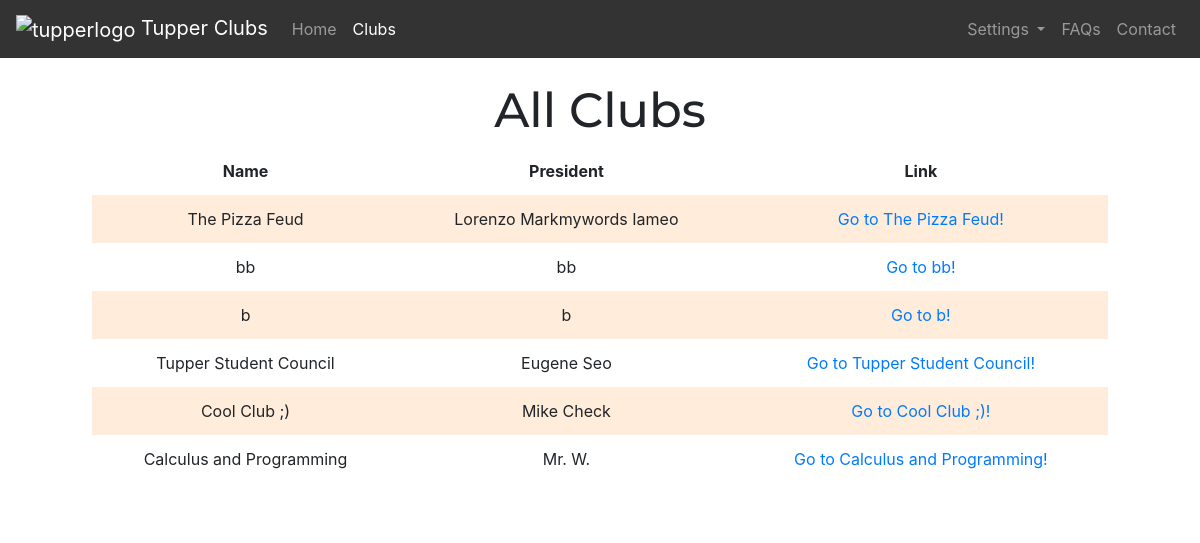
The page /clubs (signed in) on the database its author committed.
### tables this page shows
CREATE TABLE clubs (club_id INTEGER PRIMARY KEY, owner INTEGER NOT NULL, name TEXT NOT NULL, president TEXT NOT NULL, description TEXT NOT NULL, days TEXT NOT NULL, members TEXT);

### application.py (the view)
@app.route('/clubs')
@login_required
def listClubs():
    clubs = db.execute('SELECT clubs.name, clubs.president FROM clubs')
    return render_template('clubs.html', clubs=clubs)

### application.py (called while the page is built)
@app.after_request
def after_request(response):
    response.headers["Cache-Control"] = "no-cache, no-store, must-revalidate"
    response.headers["Expires"] = 0
    response.headers["Pragma"] = "no-cache"
    return response

### helpers.py (called while the page is built)
def login_required(f):
    @wraps(f)
    def decorated_function(*args, **kwargs):
        if session.get("user_id") is None:
            return redirect("/register")
        return f(*args, **kwargs)
    return decorated_function

### templates/clubs.html (shortened to what this page needs)
{% extends "layout.html" %}
{% block main %}
    <div class="container clear mt-3">
        <h1>All Clubs</h1>
        <table>
            <thead>
                <tr>
                    <th>Name</th>
                    <th>President</th>
                    <th>Link</th>
                </tr>
            </thead>
            <tbody>
                {% for club in clubs %}
                    <tr>
                        <td> {{ club.name }}</td>
                        <td> {{ club.president }}</td>
                        <td><a href="/clubs/{{club.name}}">Go to {{ club.name }}!</a></td>
                    </tr>
                {% endfor %}
            </tbody>
        </table>
    </div>
{% endblock %}

### templates/layout.html (shortened to what this page needs)
<!DOCTYPE html>
<html lang="en">
    <head>
        <link rel="stylesheet" href="https://cdn.jsdelivr.net/npm/bootstrap@4.5.3/dist/css/bootstrap.min.css">
        <link rel="stylesheet" href="https://cdnjs.cloudflare.com/ajax/libs/dropzone/5.7.1/min/dropzone.min.css">
        <link href="/static/styles.css" rel="stylesheet">
    </head>
    <body>
        <nav class="navbar sticky-top navbar-expand-md navbar-dark " style="background-color: #333333;">
            <a class='navbar-brand' href='/'>
                <img class='img-fluid' src="https://lh3.googleusercontent.com/XV51yPRAGxNR65_L1Ol_yZFJAIVeZkKCobRGJXGI2nFTy0TsmHgtPJVnkgZzBPAWj4yT5a9IQAnpTDRGHqAN" alt = "tupperlogo" width="30" height ="30" class="bordered">
                <span>Tupper Clubs</span>
            </a>
            <div class="collapse navbar-collapse" id="navbarNavAltMarkup">
                {% if session.user_id %}
                    <ul class="navbar-nav mr-auto">
                        <li id='nav-home' class="nav-item">
                            <a class="nav-link" href="/">Home</a>
                        </li>
                        <li id='nav-clubs' class="nav-item">
                            <a class="nav-link" href="/clubs">Clubs</a>
                        </li>
                    </ul>
                    <ul class="navbar-nav ml-auto">
                        <li id='nav-settings' class="nav-item dropdown">
                            <a class="nav-link dropdown-toggle" href="#" id="navbarDropdownMenuLink" role="button" data-toggle="dropdown" aria-haspopup="true" aria-expanded="false">
                              Settings
                            </a>
                        </li>
                {% endif %}
                        <li id='nav-faq' class="nav-item">
                            <a class="nav-link" href="/faq">FAQs</a>
                        </li>
                        <li id='nav-contact' class="nav-item">
                            <a class="nav-link" href="/contact">Contact</a>
                        </li>
                    </ul>
            </div>
        </nav>
        <div>
            <main>
                {% block main %}{% endblock %}
            </main>
        </div>
    </body>
</html>

### static/styles.css (style rules this page uses)
body { background-color: #fff; color: #212529; font-size: 1rem; font-weight: 400; line-height: 1.5; margin: 0; text-align: left; }
.container { margin-left: auto; margin-right: auto; padding-left: 15px; padding-right: 15px; text-align: center; width: 90%; }
h1 { font-family: 'Montserrat', sans-serif; font-size: 48px; }
table { background-color: transparent; margin-bottom: 1rem; width: 100%; }
table th, table td { padding: 0.75rem; vertical-align: middle; }
tbody tr:nth-of-type(odd) { background-color: rgb(253, 193, 133, 0.3) }
.clear { padding-bottom: 1rem; padding-left: 2rem; padding-right: 2rem; padding-top: 0.5rem; text-align: center; background: rgba(255,255,255, 0.8); }

### templates/clubs.html (style rules this page uses)
body { background-image: url('https://www.vsb.bc.ca/repository/SBPictureLibrary/16218b68-9c65-4171-a48d-93c477dfe654_JoinaClub.jpg'); background-repeat: no-repeat; background-attachment: fixed; background-size: cover; }

### rows shown on the page
clubs: name "The Pizza Feud", president "Lorenzo Markmywords Iameo"
clubs: name "bb", president "bb"
clubs: name "b", president "b"
clubs: name "Tupper Student Council", president "Eugene Seo"
clubs: name "Cool Club ;)", president "Mike Check"
clubs: name "Calculus and Programming", president "Mr. W."
